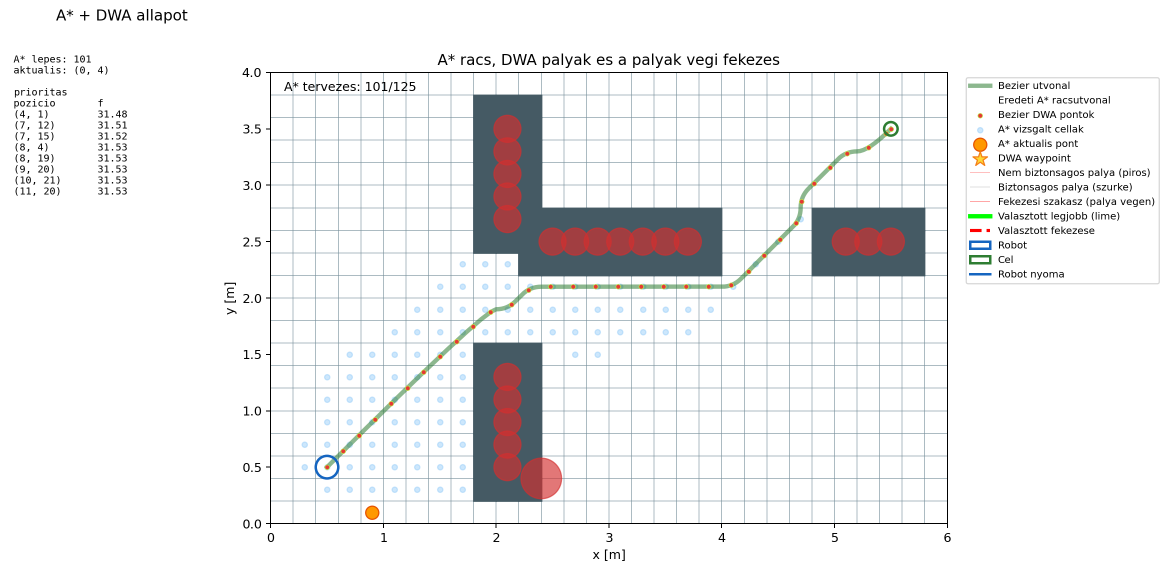
#> input picture codes_diploma/astar_project/results/figures/simulation_02_frame_0100.png, 2335 x 1154 px (shown at 1/2 size)
$ python compose_simulation_obstacle_avoidance.py
#> lines starting #> are read from the running program, lines starting #| are printed output that depends on the picture
"""Harom szimulacios kepkocka egyetlen, beillesztheto abrahoz."""

from pathlib import Path

import matplotlib

matplotlib.use("Agg")

import matplotlib.pyplot as plt
from PIL import Image


FRAME_DIRECTORY = Path(__file__).resolve().parent / "results" / "figures"
FRAME_NAMES = (
    "simulation_02_frame_0100.png",
    "simulation_03_frame_0250.png",
    "simulation_04_frame_0500.png",
)
CROP_BOX = (570, 235, 1810, 1035)


def main():
    figure, axes = plt.subplots(1, 3, figsize=(18, 6), dpi=180)
    figure.subplots_adjust(wspace=0.03, left=0, right=1, top=1, bottom=0)

    for axis, filename in zip(axes, FRAME_NAMES):
        image_path = FRAME_DIRECTORY / filename
        if not image_path.exists():
            raise FileNotFoundError(f"Hianyzo szimulacios kepkocka: {image_path}")
        with Image.open(image_path) as source_image:
#> source_image is the input picture: PIL image 2335x1154 RGBA; mean R, G, B, A 238, 237.6, 238.1, 255
            grid_image = source_image.crop(CROP_BOX)
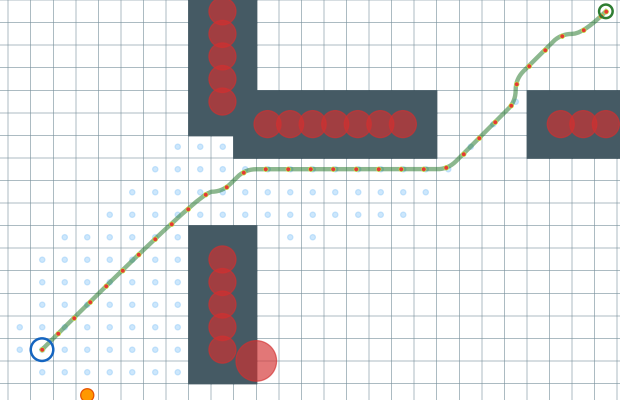
#> grid_image: PIL image 1240x800 RGBA (shown at 1/2 size); mean R, G, B, A 221.8, 220.3, 221.6, 255
        axis.imshow(grid_image)
        axis.axis("off")
#> pass 2 of the loop in main, `for axis, filename in zip(axes, FRAME_NAMES):`:
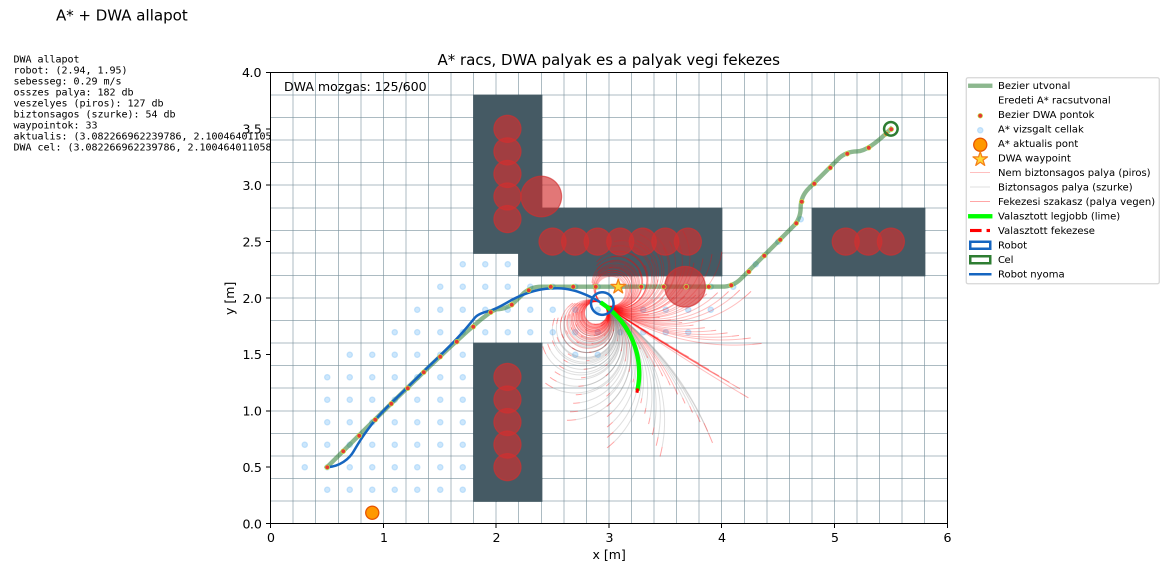
#> input picture codes_diploma/astar_project/results/figures/simulation_03_frame_0250.png, 2335 x 1154 px (shown at 1/2 size)
#> in main, source_image is the input picture: PIL image 2335x1154 RGBA; mean R, G, B, A 237.2, 236, 236.4, 255
#> in main, `grid_image = source_image.crop(CROP_BOX)`:
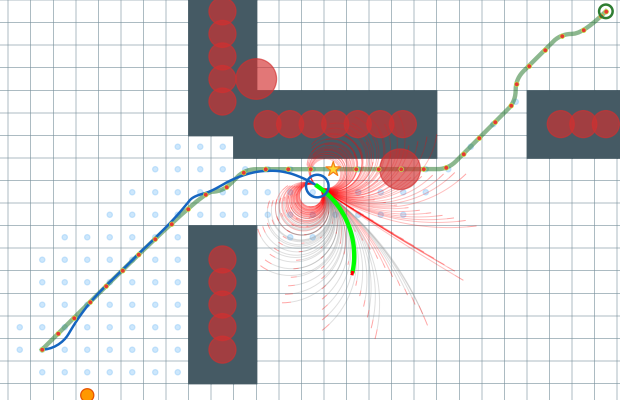
#> grid_image: PIL image 1240x800 RGBA (shown at 1/2 size); mean R, G, B, A 220.7, 216.8, 218.1, 255
#> pass 3 of the loop in main, `for axis, filename in zip(axes, FRAME_NAMES):`:
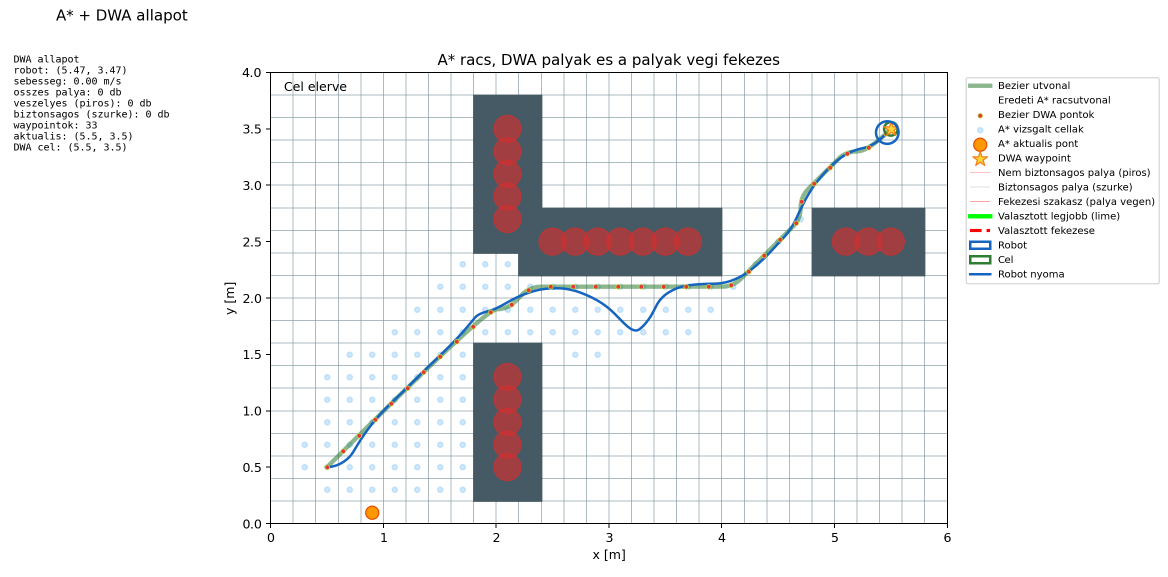
#> input picture codes_diploma/astar_project/results/figures/simulation_04_frame_0500.png, 2335 x 1154 px (shown at 1/2 size)
#> in main, source_image is the input picture: PIL image 2335x1154 RGBA; mean R, G, B, A 237.5, 237.4, 238.2, 255
#> in main, `grid_image = source_image.crop(CROP_BOX)`:
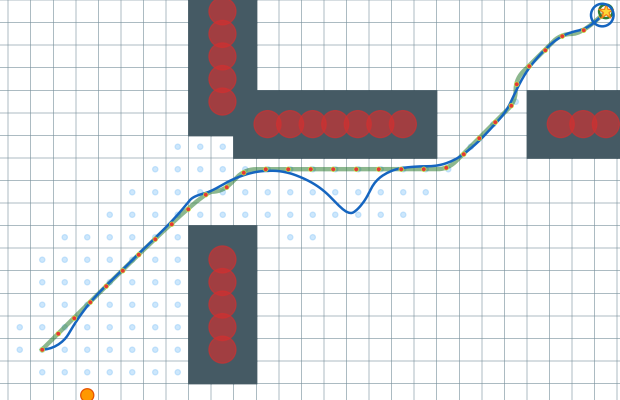
#> grid_image: PIL image 1240x800 RGBA (shown at 1/2 size); mean R, G, B, A 220.5, 219.9, 222, 255

    output_path = FRAME_DIRECTORY / "simulation_obstacle_avoidance_sequence.png"
    figure.savefig(output_path, bbox_inches="tight", facecolor="white")
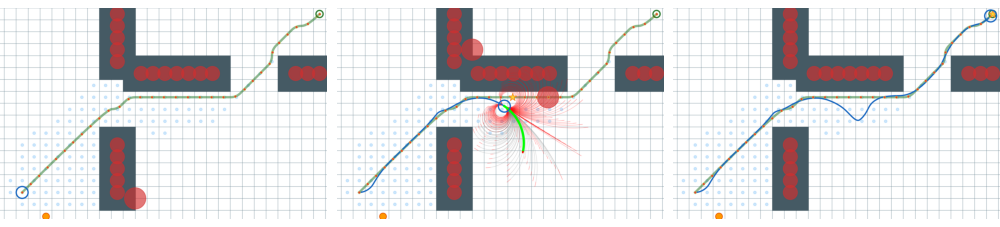
#> figure drawn by matplotlib, 3 panels
    plt.close(figure)
    print(f"Abra mentve: {output_path}")


if __name__ == "__main__":
    main()
